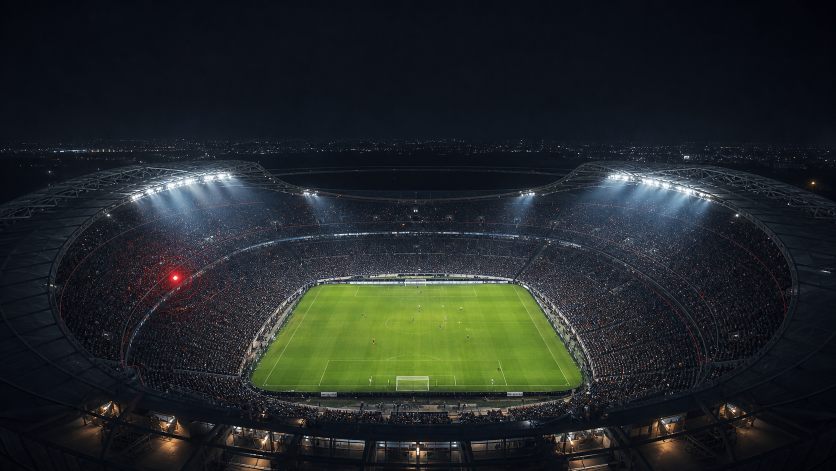
#> input picture video_assets/generated/stadium-intro.png, 1672 x 941 px (shown at 1/2 size)
$ python -i make_promo_v2.py   (imports and definitions only)
#> lines starting #> are read from the running program, lines starting #| are printed output that depends on the picture
"""Build two polished GuardianEye promo videos from the release demo footage.

Outputs:
  out/promo_v2/guardianeye-showcase-v2.mp4  (60 seconds)
  out/promo_v2/guardianeye-film-90s.mp4      (90 seconds)

The edit intentionally uses original motion graphics and procedural audio.
It borrows the energy of an international football broadcast without using
FIFA marks, protected patterns, typefaces, or music.

Usage:
  python3 scripts/make_promo_v2.py --prepare
  bash scripts/render_promo_narration.sh
  python3 scripts/make_promo_v2.py --finalize
"""

from __future__ import annotations

import argparse
import math
import random
import subprocess
import wave
from array import array
from pathlib import Path

from PIL import Image, ImageDraw, ImageEnhance, ImageFilter, ImageFont, ImageOps

ROOT = Path(__file__).resolve().parents[1]
ASSETS = ROOT / "video_assets"
RELEASE = ASSETS / "release"
GENERATED = ASSETS / "generated"
OUT = ROOT / "out" / "promo_v2"
WORK = OUT / "work"
FRAMES = WORK / "hero_frames"
VO_DIR = OUT / "voice"

W, H = 1280, 720
FPS = 30
BG = "#05070D"
WHITE = "#F5F7FA"
MUTED = "#A7AFBD"
RED = "#FF3B4D"
CYAN = "#27E0D0"
LIME = "#A6FF4D"
AMBER = "#FFC857"
VIOLET = "#7657FF"

FONT_DISPLAY = Path("/System/Library/Fonts/Supplemental/DIN Condensed Bold.ttf")
FONT_BODY = Path("/System/Library/Fonts/Avenir Next Condensed.ttc")
FONT_MONO = Path("/System/Library/Fonts/SFNSMono.ttf")


# [38 lines left out: functions run, probe_duration, ensure_video_duration, not called in this run]


def require(path: Path) -> None:
    if not path.exists():
        raise SystemExit(f"missing required asset: {path}")


def font(path: Path, size: int, index: int = 0) -> ImageFont.FreeTypeFont:
    return ImageFont.truetype(str(path), size, index=index)


DISPLAY_132 = font(FONT_DISPLAY, 132)
DISPLAY_94 = font(FONT_DISPLAY, 94)
DISPLAY_64 = font(FONT_DISPLAY, 64)
DISPLAY_42 = font(FONT_DISPLAY, 42)
#> further down, picture is the input picture: PIL image 1672x941 RGB; mean R, G, B 34.3, 39.9, 39.9
BODY_32 = font(FONT_BODY, 32)
BODY_26 = font(FONT_BODY, 26)
MONO_20 = font(FONT_MONO, 20)
MONO_16 = font(FONT_MONO, 16)


def clamp(v: float, lo: float = 0.0, hi: float = 1.0) -> float:
    return max(lo, min(hi, v))


def smooth(v: float) -> float:
    v = clamp(v)
    return v * v * (3.0 - 2.0 * v)


# [4 lines left out: function phase, not called in this run]


def rgba(color: str, alpha: int = 255) -> tuple[int, int, int, int]:
    rgb = ImageColor_getrgb(color)
    return rgb[0], rgb[1], rgb[2], alpha


def ImageColor_getrgb(value: str) -> tuple[int, int, int]:
    value = value.lstrip("#")
    return tuple(int(value[i : i + 2], 16) for i in (0, 2, 4))  # type: ignore[return-value]


def cover(
    image: Image.Image,
    zoom: float = 1.0,
    center: tuple[float, float] = (0.5, 0.5),
) -> Image.Image:
#> called with zoom = 1, center = (0.5, 0.5)
    src = image.convert("RGB")
    scale = max(W / src.width, H / src.height) * zoom
#> scale = 0.766
    rw, rh = int(src.width * scale), int(src.height * scale)
#> rw = 1280; rh = 720
    resized = src.resize((rw, rh), Image.Resampling.LANCZOS)
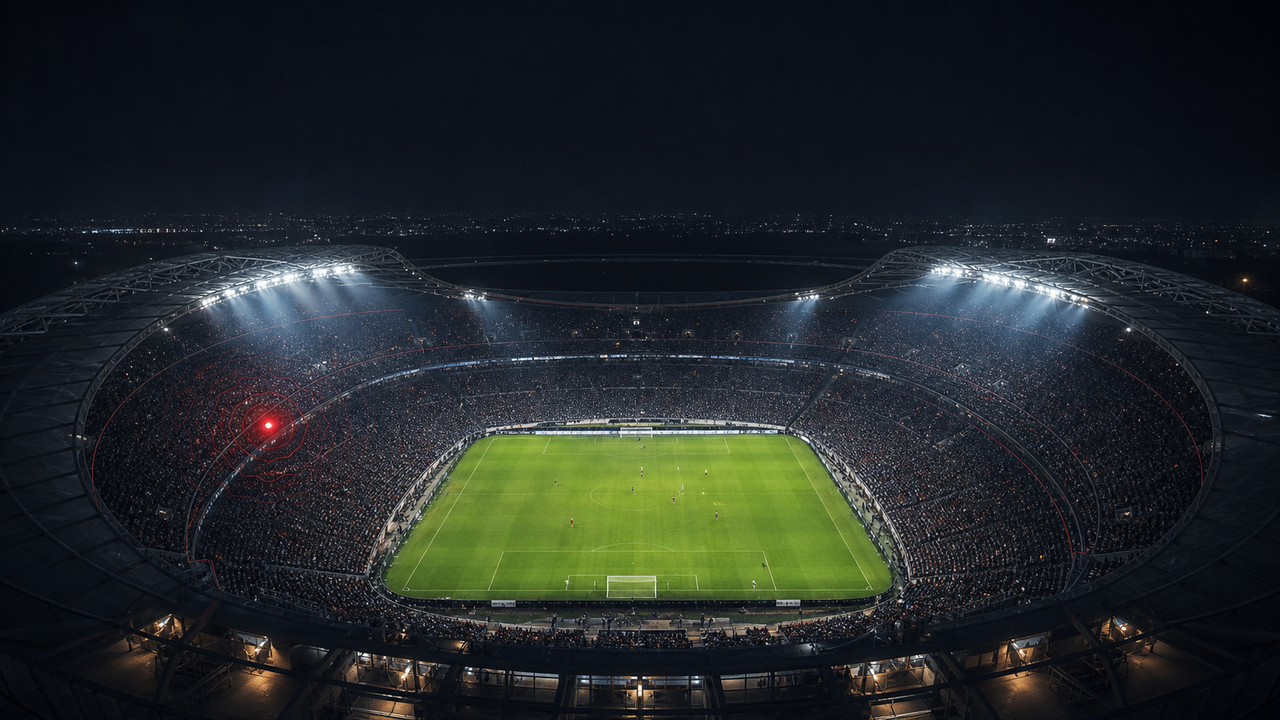
#> resized: PIL image 1280x720 RGB; mean R, G, B 34.3, 39.9, 39.9
    max_x = max(0, rw - W)
#> max_x = 0
    max_y = max(0, rh - H)
#> max_y = 0
    left = int(clamp(center[0]) * max_x)
#> left = 0
    top = int(clamp(center[1]) * max_y)
#> top = 0
    return resized.crop((left, top, left + W, top + H)).convert("RGBA")


def darken(image: Image.Image, factor: float) -> Image.Image:
    return ImageEnhance.Brightness(image.convert("RGB")).enhance(factor).convert("RGBA")


def alpha_layer(size: tuple[int, int] = (W, H)) -> Image.Image:
    return Image.new("RGBA", size, (0, 0, 0, 0))


# [1446 lines left out: functions draw_centered, draw_eye, draw_wordmark, ImageChops_multiply, write_pillow_video, write_alpha_video and 18 more, not called in this run]


VOICE_STARTS = [0.45, 6.75, 11.40, 20.35, 35.40, 51.80, 64.50, 80.00]


# [138 lines left out: functions mix_showcase_audio, mix_film_audio, mux, finalize, main, not called in this run]


# [2 lines not run here, left out]

>>> from PIL import Image
>>> picture = Image.open('../video_assets/generated/stadium-intro.png')
>>> result = cover(picture)
